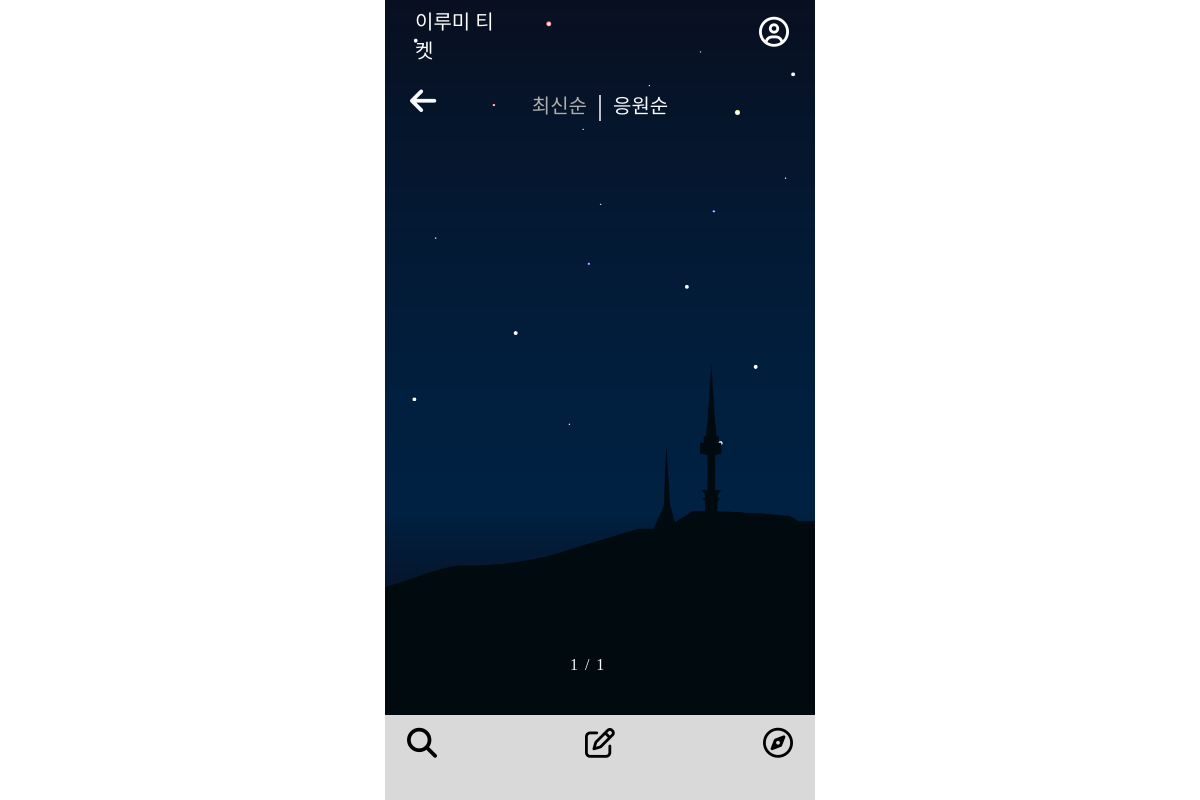
Before: /ticketlistpop/ with the older database file.
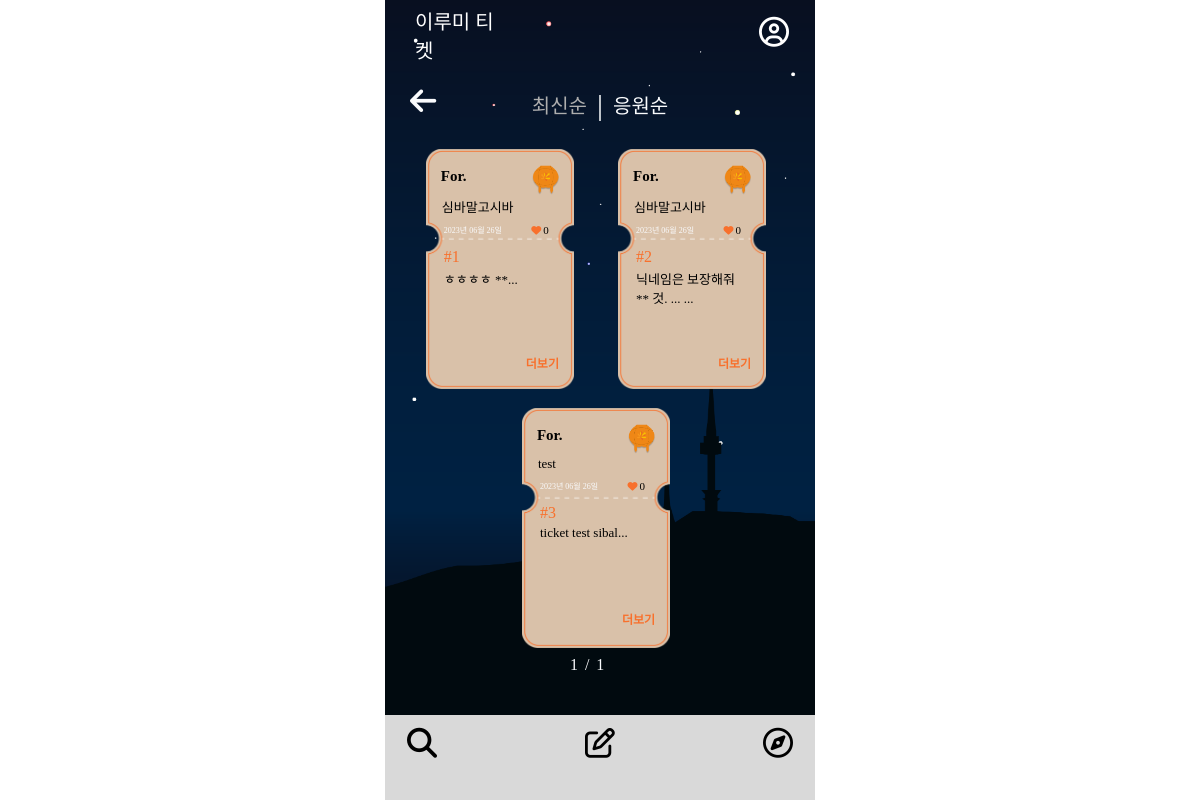
After: the same page with the newer database file.
### mainpage/models.py (models this page shows, shortened)
class Ticket(models.Model):
    writer = models.ForeignKey(User, null=False, blank=False, on_delete=models.CASCADE)
    pub_date = models.DateTimeField()
    body = models.TextField()
    like = models.ManyToManyField(User, related_name='likes', blank=True)
    like_count = models.PositiveIntegerField(default=0)
    report_count = models.PositiveIntegerField(default=0)
    def summary(self):
        return self.body[:40]

### accounts/models.py (models this page shows)
class Profile(models.Model):
    user = models.OneToOneField(User, on_delete=models.CASCADE)
    nickname = models.TextField(max_length=10)

### mainpage/views.py (the view)
# urls.py: path('ticketlistpop/', ticketlistpop, name="ticketlistpop"),
def ticketlistpop(request):
    ticket_list = Ticket.objects.order_by('-like_count')
    paginator = Paginator(ticket_list, 4)
    page = request.GET.get('page')
    tickets = paginator.get_page(page)
    return render(request, 'mainpage/ticketlistpop.html', {'tickets':tickets})

### mainpage/templates/mainpage/ticketlistpop.html (shortened to what this page needs)
{% extends 'base.html' %}
{% block content %}
        <head>
            <link rel="stylesheet" href="/static/css/ticketlistnew.css">
        </head>
<body>
<div class="wallpaper">
    <section class="first">
        <div class="backk">
            <a class="back" href="{% url 'mainpage:mainpage' %}"><i class="fa-solid fa-arrow-left" style="color: #FAFBFD;"></i></a>
        </div>
        <div class="buttons">
        <a class="recently2" href="{% url 'mainpage:ticketlistnew' %}">최신순</a>
        <span class="stick">|</span>
        <a class="active2" href="{% url 'mainpage:ticketlistpop' %}">응원순</a>
        </div>
    </section>
    <div class="card_container">
        {% for ticket in tickets %}
        <div class="card">
            <div class="card-body">
                <div class="card-fline">
                    <div class="user-info">
                        <div class="for">For.</div>
                        <div class="lanterncolor">
                        {% if ticket.like_count >= 10 %}
                        <img src="../static/css/image/light.png" class="light" alt="티켓 이미지">
                        {% else %}
                        <img src="../static/css/image/original.png" class= "light" alt="티켓 이미지">
                        {% endif %}
                        </div>
                    </div>
                </div>
                    <div class="nickname">{{ticket.writer.profile.nickname}}</div>
                <div class="card-sline">
                <span class="date">{{ ticket.pub_date|date:"Y년 m월 d일" }}</span>
                <span class="like"><i class="fa-solid fa-heart" style="color: #f8702c;"></i><a class="like_count">{{ticket.like_count}}</a></span>
                </div>
                <h4 class="number"> #{{ticket.id}} </h4>
                {% if ticket.report_count >= 3 %}
                    <h5 class="report-message">3회 이상 신고되어 관리자가 확인 중인 게시글입니다.</h5>
                {% else %}
                    <h4 class="card-text">{{ticket.summary}}... </h4>
                {% endif %}
                <a href="{%url 'mainpage:detail' ticket.id %}" class="more">더보기</a>
            </div>
        </div>
    {% endfor %}
    </div>
        <div class="order">
            <span>{{tickets.number}}</span>
            <span class="stand">/</span>
            <span>{{tickets.paginator.num_pages}}</span>
        </div>
</div>
<nav class="footer-container">
    <ul class="icons">
        <li><a href="{% url 'mainpage:ticketlistnew' %}"><i class="fa-solid fa-magnifying-glass" style="color: #000000;"></i></a></li>
        <li><a href="{% url 'mainpage:new' %}"><i class="fa-regular fa-pen-to-square" style="color: #000000;"></i></a></li>
        <li><a href="{% url 'qnapage:qnalistrecent' %}"><i class="fa-regular fa-compass" style="color: #000000;"></i></a></li>
    </ul>
</nav>
</div>
</body>
{% endblock %}

### Lumiticket/templates/base.html (shortened to what this page needs)
<!DOCTYPE html>
<html lang="en">
<head>
    <link rel="stylesheet" href="/static/css/base.css">
</head>
<body>
    <div class="wallpaper">
        <nav class="nav-container">
            <ul class="logo">
                <li><a href="{% url 'mainpage:mainpage' %}">이루미 티켓</a></li>
            </ul>
            <a href = "{% url 'mypage:mypage' %}">
                <ul class="icon">
                    <li><a href = "{% url 'mypage:mypage' %}"><i class="fa-regular fa-circle-user" style="color: #ffffff;"></i></a></li>
                </ul>
        </nav>
{% block content%}
{% endblock %}
</body>
</html>

### Lumiticket/static/css/base.css (style rules this page uses)
body { display: flex; justify-content: center; align-items: center; width: 100vw; height: 100vh; margin: 0%; }
.wallpaper { position: relative; max-width: 430px; width: 100%; height: 100vh; background-size: cover; background-image: url('image/배경.png'); background-repeat: no-repeat; }
.nav-container { position: absolute; height: 55px; top: 7px; left: 0; right: 0; display: flex; justify-content: space-between; align-items: center; background-color: rgba(0, 0, 0, 0); list-style-type: none; z-index: 1000; }
.logo { cursor: pointer; display: flex; position: fixed; justify-content: space-between; align-items: center; list-style-type: none; text-decoration: none; margin: 30px; width: 93px; padding: 0; }
.logo a { text-decoration: none; color: white; text-align: center; font-size: 20px; font-family:'Tenada'; }
.icon { cursor: pointer; display: flex; justify-content: space-between; align-items: center; list-style-type: none; text-decoration: none; margin-right: 20px; }
.icon i { font-size: 30px; width: 36px; height: 36px; }
.icon a { list-style-type: none; text-decoration: none; }
.footer-container { position: absolute; bottom: 0; left: 0; right: 0; margin: 0; padding: 0px 10px; background-color:#D9D9D9; list-style-type: none; height: 85px; }
.icons { list-style: none; display: flex; margin: 0; padding-left: 0; justify-content: space-between; font-size: 30px; }
.icons li { padding: 12px; margin: 0; justify-content: space-between; }

Changed rows visible on the page:
added Ticket: writer.profile.nickname "심바말고시바", pub_date "2023년 06월 26일", like_count "0", id "1", summary "ㅎㅎㅎㅎ **"
added Ticket: writer.profile.nickname "심바말고시바", pub_date "2023년 06월 26일", like_count "0", id "2", summary "닉네임은 보장해줘 ** 것. ..."
added Ticket: writer.profile.nickname "test", pub_date "2023년 06월 26일", like_count "0", id "3", summary "ticket test sibal"
